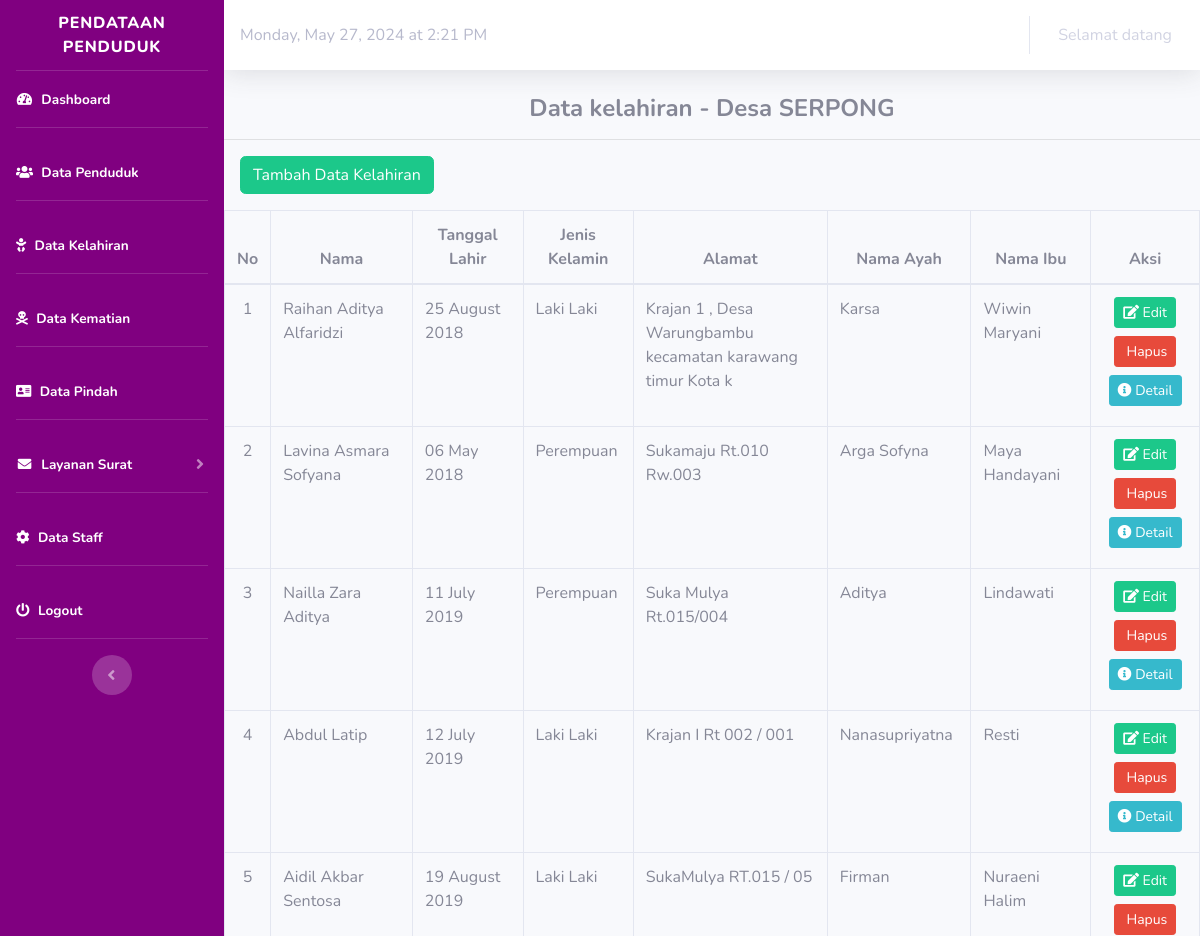
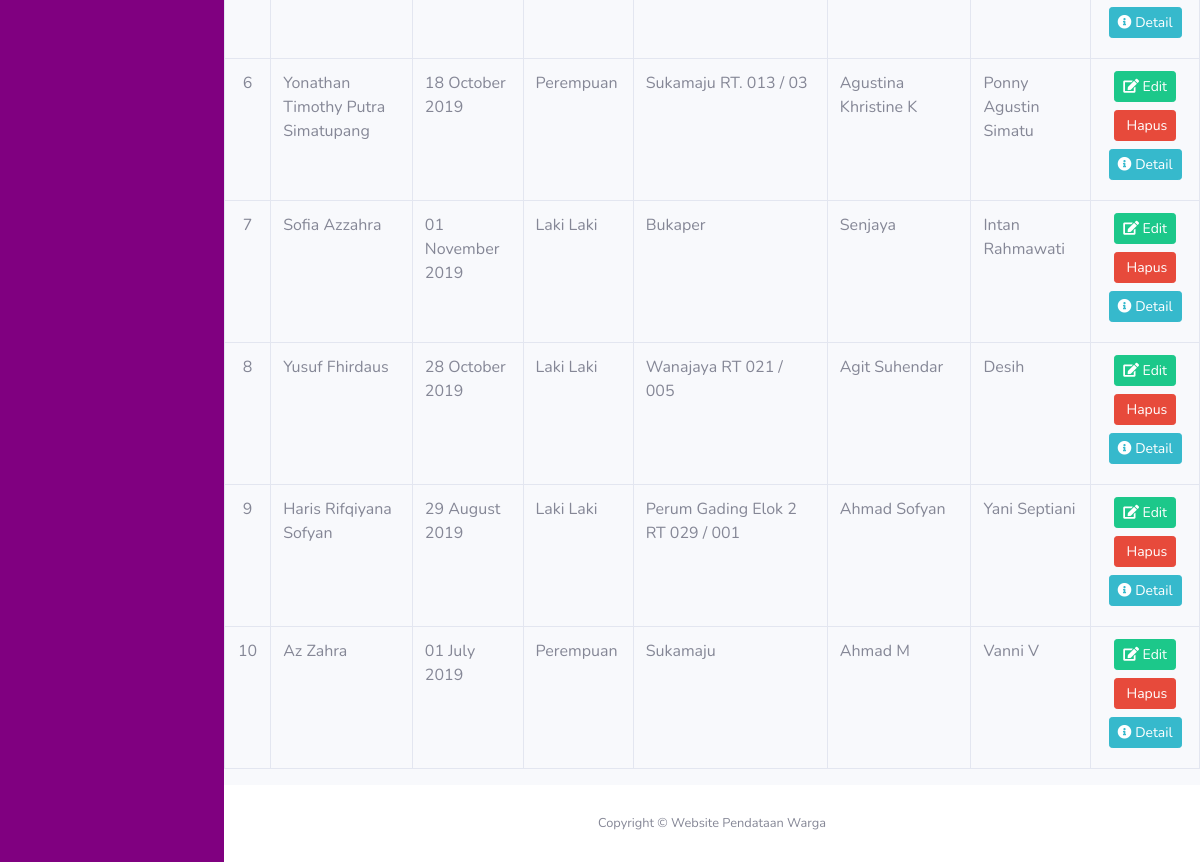
The page /index.php/kelahiran on the database as committed earlier (2 pictures, top to bottom).
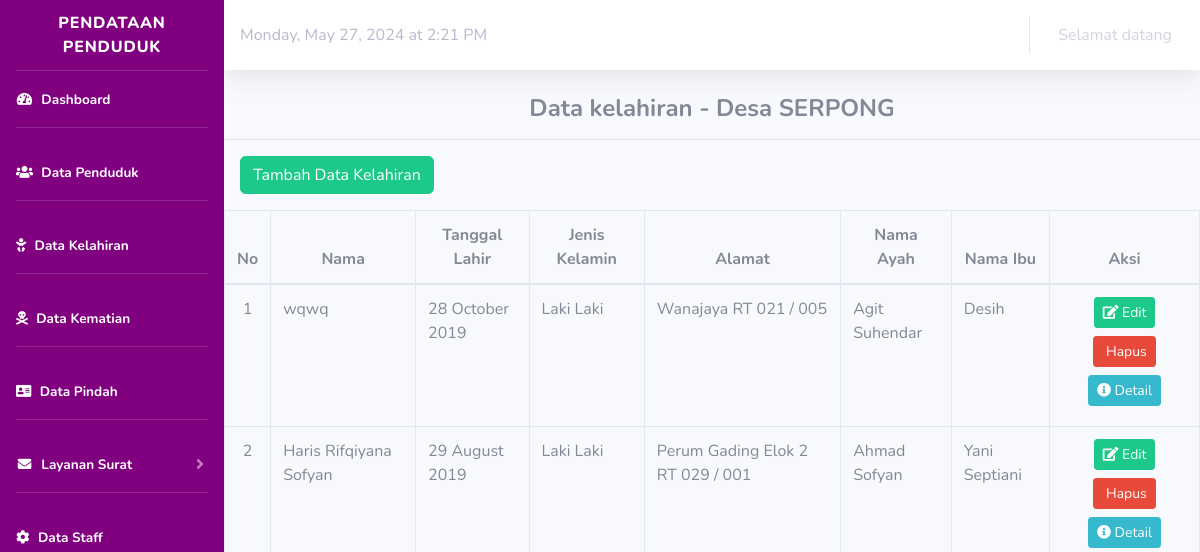
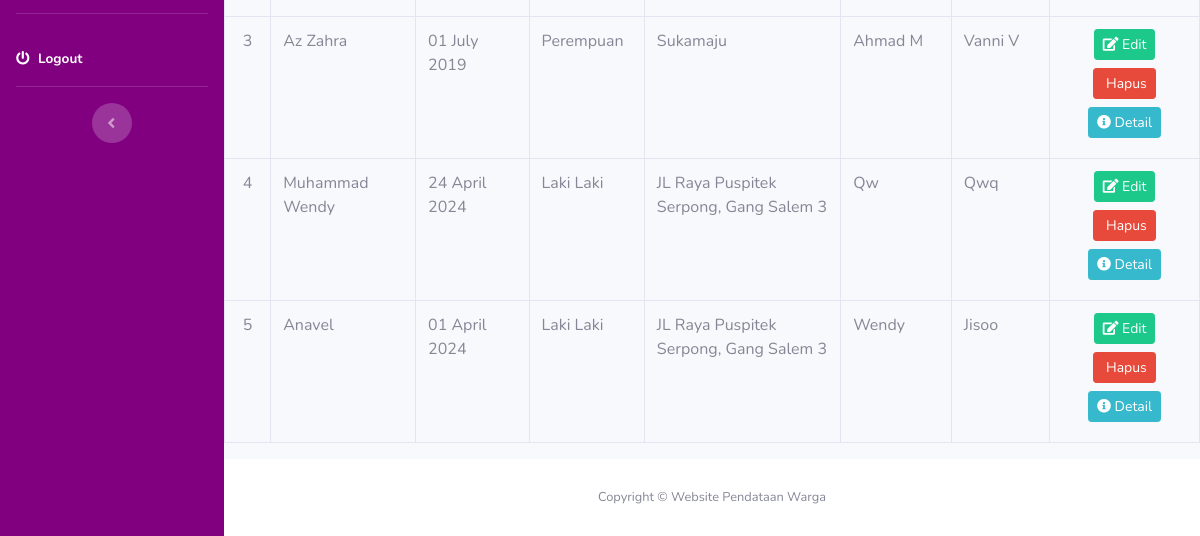
The same page on the database as committed later (2 pictures, top to bottom).
### tables this page shows
CREATE TABLE `kelahiran` (
  `id_kelahiran` bigint(11) NOT NULL,
  `nama` varchar(50) NOT NULL,
  `hari` varchar(20) NOT NULL,
  `tempat_lahir` varchar(50) NOT NULL,
  `tanggal_lahir` date NOT NULL,
  `pukul` time NOT NULL,
  `jenis_kelahiran` varchar(50) NOT NULL,
  `anak_ke` varchar(2) NOT NULL,
  `jenis_kelamin` varchar(25) NOT NULL,
  `alamat` varchar(59) NOT NULL,
  `berat_bayi` varchar(10) NOT NULL,
  `panjang_bayi` varchar(10) NOT NULL,
  `nik_ayah` varchar(16) NOT NULL,
  `nama_ayah` varchar(20) NOT NULL,
  `pekerjaan_ayah` varchar(50) NOT NULL,
  `alamat_ayah` varchar(100) NOT NULL,
  `nik_ibu` varchar(16) NOT NULL,
  `nama_ibu` varchar(20) NOT NULL,
  `pekerjaan_ibu` varchar(50) NOT NULL,
  `alamat_ibu` varchar(100) NOT NULL,
  `rt` varchar(120) NOT NULL,
  `rw` varchar(120) NOT NULL,
  `keterangan` varchar(255) NOT NULL
);

### application/controllers/Kelahiran.php (called while the page is built, shortened)
<?php
class Kelahiran extends CI_Controller
{
	public function __construct()
	{
		$this->load->model('m_kelahiran');
	}
	public function index()
	{
		$data['title'] = "Data kelahiran - Desa SERPONG	";
		$data['kelahiran'] = $this->m_kelahiran->tampil();
		$this->load->view('template/header', $data);
		$this->load->view('template/sidebar');
		$this->load->view('template/topbar');
		$this->load->view('kelahiran/tampil_kelahiran');
		$this->load->view('template/footer');
	}
}

### index.php (called while the page is built, shortened)
<?php
require_once BASEPATH.'core/CodeIgniter.php';

### application/models/M_kelahiran.php (called while the page is built, shortened)
<?php
class M_kelahiran extends CI_Model
{
	public function tampil()
	{
		return $this->db->get('kelahiran')->result();
	}
}

### application/views/kelahiran/tampil_kelahiran.php (the view, shortened to what this page needs)
<div class="content-wrapper">
  <section class="content">
    <div class="box box-info">
      <div class="box-header">
        <h4 style="text-align:center;"><b><?php echo $title; ?></b></h4>
        <hr>
      </div>
      <div class="box-body table-responsive">
        <p>
          <a href="<?php echo base_url('Kelahiran/tambah'); ?>" class="btn btn-success ml-3">Tambah Data Kelahiran</a>
        </p>
        <table id="data" class="table table-bordered" width="100%" cellspacing="0">
          <thead>
            <tr class="active">
              <th style="text-align:center">No</th>
              <th style="text-align:center">Nama</th>
              <th style="text-align:center">Tanggal Lahir</th>
              <th style="text-align:center">Jenis Kelamin</th>
              <th style="text-align:center">Alamat</th>
              <th style="text-align:center">Nama Ayah</th>
              <th style="text-align:center">Nama Ibu</th>
              <th style="text-align:center">Aksi</th>
            </tr>
          </thead>
          <tbody>
            <?php
            $no = 1;
            foreach ($kelahiran as $kelahiran) {
            ?>
              <tr>
                <td style="text-align:center"><?php echo $no; ?></td>
                <td><?php echo $kelahiran->nama; ?></td>
                <td><?= date('d F Y', strtotime($kelahiran->tanggal_lahir)); ?></td>
                <td><?php echo $kelahiran->jenis_kelamin; ?></td>
                <td><?php echo $kelahiran->alamat; ?></td>
                <td><?php echo $kelahiran->nama_ayah; ?></td>
                <td><?php echo $kelahiran->nama_ibu; ?></td>
                <td style="text-align:center">
                  <a href="<?php echo base_url('Kelahiran/edit/' . $kelahiran->id_kelahiran); ?>" class="btn btn-success  btn-sm mb-2"><i class="fa fa-edit"></i> Edit</a>
                  <a href="<?php echo base_url('Kelahiran/hapus/' . $kelahiran->id_kelahiran); ?>" class="btn btn-danger btn-sm mb-2" onClick="return confirm('Yakin Akan Menghapus Data?');"><i class="fa fa-trash-o"></i> Hapus</a>
                  <a href="<?php echo base_url('Kelahiran/detail/' . $kelahiran->id_kelahiran); ?>" class="btn btn-info btn-sm mb-2"><i class="fa fa-info-circle"></i> Detail</a>
              </tr>
            <?php
              $no++;
            }
            ?>
          </tbody>
        </table>
      </div>
  </section>
</div>

### application/views/template/header.php (shortened to what this page needs)
<!DOCTYPE html>
<html lang="en">
<head>
    <link href="<?php echo base_url() ?>/assets/vendor/fontawesome-free/css/all.min.css" rel="stylesheet" type="text/css">
    <link href="<?php echo base_url() ?>/assets/css/sb-admin-2.min.css" rel="stylesheet">
</head>

### application/views/template/sidebar.php (shortened to what this page needs)
<body id="page-top">
    <div id="wrapper">
        <ul class="navbar-nav sidebar sidebar-dark accordion" id="accordionSidebar" style="background-color: purple;">
            <a class="sidebar-brand d-flex align-items-center justify-content-center" href="<?php echo base_url('admin/dashboard') ?>">
                <div class="sidebar-brand-text mx-3">PENDATAAN PENDUDUK</div>
            </a>
            <hr class="sidebar-divider my-0">
            <li class="nav-item active">
                <a class="nav-link" href="<?php echo base_url('admin/dashboard') ?>">
                    <i class="fas fa-fw fa-tachometer-alt"></i>
                    <span>Dashboard</span></a>
            </li>
            <hr class="sidebar-divider">
            <li class="nav-item active">
                <a class="nav-link" href="<?php echo base_url('penduduk') ?>">
                    <i class="fas faw-fw fa-users"></i>
                    <span>Data Penduduk</span></a>
            </li>
            <hr class="sidebar-divider">
            <li class="nav-item active">
                <a class="nav-link" href="<?php echo base_url('Kelahiran') ?>">
                    <i class="fas faw-fw fa-baby"></i>
                    <span>Data Kelahiran</span></a>
            </li>
            <hr class="sidebar-divider">
            <li class="nav-item active">
                <a class="nav-link" href="<?php echo base_url('kematian') ?>">
                    <i class="fas faw-fw fa-skull-crossbones"></i>
                    <span>Data Kematian</span></a>
            </li>
            <hr class="sidebar-divider">
            <li class="nav-item active">
                <a class="nav-link" href="<?php echo base_url('pindah') ?>">
                    <i class="fas faw-fw fa-address-card"></i>
                    <span>Data Pindah</span></a>
            </li>
            <hr class="sidebar-divider">
            <li class="nav-item active">
                <a class="nav-link collapsed" href="#" data-toggle="collapse" data-target="#collapseUtilities" aria-expanded="true" aria-controls="collapseUtilities">
                    <i class="fas fa-fw fa-envelope"></i>
                    <span>Layanan Surat</span>
                </a>
            </li>
            <hr class="sidebar-divider">
            <li class="nav-item active">
                <a class="nav-link" href="<?php echo base_url('pengaturan') ?>">
                    <i class="fas fa-cog"></i>
                    <span>Data Staff</span></a>
            </li>
            <hr class="sidebar-divider">
            <li class="nav-item active">
                <a class="nav-link" href="<?php echo base_url('autentifikasi/logout') ?>" onclick="return confirm('Yakin logout?')">
                    <i class="fas fa-power-off"></i>
                    <span>Logout</span></a>
            </li>
            <hr class="sidebar-divider d-none d-md-block">
            <div class="text-center d-none d-md-inline">
                <button class="rounded-circle border-0" id="sidebarToggle"></button>
            </div>
        </ul>

### application/views/template/topbar.php (shortened to what this page needs)
<div id="content-wrapper" class="d-flex flex-column">
    <div id="content">
        <nav class="navbar navbar-expand navbar-light bg-white topbar mb-4 static-top shadow">
            <div class="text-right text-gray-500">
                <p style="margin-bottom: 0px;" id="currentDateTime"></p>
            </div>
            <ul class="navbar-nav ml-auto">
                <li class="nav-item dropdown no-arrow">
                    <a class="nav-link dropdown-toggle" href="#" id="userDropdown" role="button" data-toggle="dropdown" aria-haspopup="true" aria-expanded="false">
                        Selamat datang <?php echo $this->session->userdata('nama'); ?>
                    </a>
                </li>
            </ul>
        </nav>

### application/views/template/footer.php (shortened to what this page needs)
<footer class="sticky-footer bg-white">
    <div class="container my-auto">
        <div class="copyright text-center my-auto">
            <span>Copyright &copy; Website Pendataan Warga</span>
        </div>
    </div>
</footer>
</body>
</html>
</body>
</html>

Rows that differ between the two databases and show on the page:
removed kelahiran: nama "Raihan Aditya Alfaridzi", tanggal_lahir "25 August 2018", jenis_kelamin "Laki Laki", alamat "Krajan 1 , Desa Warungbambu kecamatan karawang timur Kota k", nama_ayah "Karsa", nama_ibu "Wiwin Maryani"
removed kelahiran: nama "Lavina Asmara Sofyana", tanggal_lahir "06 May 2018", jenis_kelamin "Perempuan", alamat "Sukamaju Rt.010 Rw.003", nama_ayah "Arga Sofyna", nama_ibu "Maya Handayani"
removed kelahiran: nama "Nailla Zara Aditya", tanggal_lahir "11 July 2019", jenis_kelamin "Perempuan", alamat "Suka Mulya Rt.015/004", nama_ayah "Aditya", nama_ibu "Lindawati"
removed kelahiran: nama "Abdul Latip", tanggal_lahir "12 July 2019", jenis_kelamin "Laki Laki", alamat "Krajan I Rt 002 / 001", nama_ayah "Nanasupriyatna", nama_ibu "Resti"
removed kelahiran: nama "Aidil Akbar Sentosa", tanggal_lahir "19 August 2019", jenis_kelamin "Laki Laki", alamat "SukaMulya RT.015 / 05", nama_ayah "Firman", nama_ibu "Nuraeni Halim"
removed kelahiran: nama "Yonathan Timothy Putra Simatupang", tanggal_lahir "18 October 2019", jenis_kelamin "Perempuan", alamat "Sukamaju RT. 013 / 03", nama_ayah "Agustina Khristine K", nama_ibu "Ponny Agustin Simatu"
removed kelahiran: nama "Sofia Azzahra", tanggal_lahir "01 November 2019", jenis_kelamin "Laki Laki", alamat "Bukaper", nama_ayah "Senjaya", nama_ibu "Intan Rahmawati"
changed kelahiran "Wanajaya RT 021 / 005": nama "Yusuf Fhirdaus" → "wqwq"
added kelahiran: nama "Muhammad Wendy", tanggal_lahir "24 April 2024", jenis_kelamin "Laki Laki", alamat "JL Raya Puspitek Serpong, Gang Salem 3", nama_ayah "Qw", nama_ibu "Qwq"
added kelahiran: nama "Anavel", tanggal_lahir "01 April 2024", jenis_kelamin "Laki Laki", alamat "JL Raya Puspitek Serpong, Gang Salem 3", nama_ayah "Wendy", nama_ibu "Jisoo"
